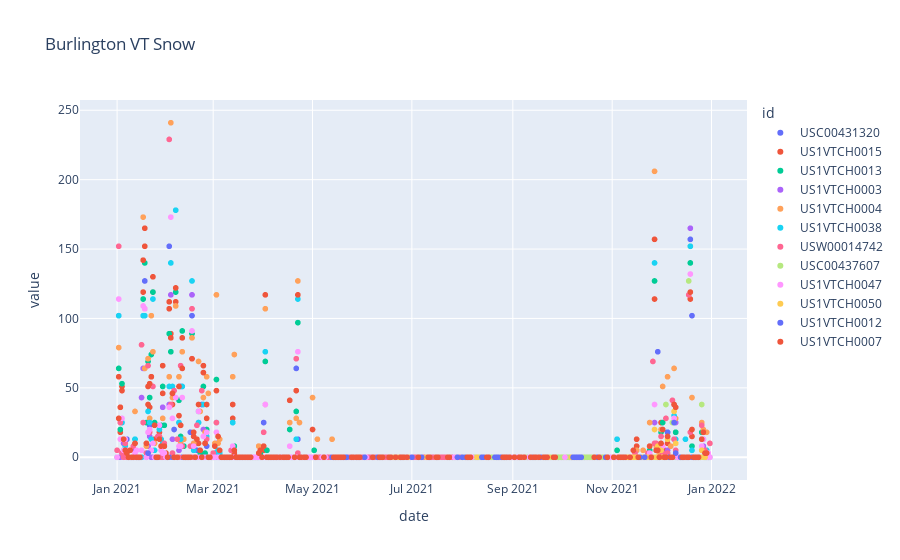

Notebook code cell kept with this figure:
### Code cell
## Visualize
burlington_2021_data_time_series['date'] = pd.to_datetime(burlington_2021_data_time_series['date'])

burlington_snow_2021 = burlington_2021_data_time_series[burlington_2021_data_time_series['element'] == 'SNOW']

fig = px.scatter(burlington_snow_2021,x="date", y="value", color="id", title='Burlington VT Snow')
fig.show()

### Figure 1 — Plotly figure (JSON) as saved in the notebook; plotly's stock layout.template omitted (floating-point values rounded to 4 significant figures; data arrays with more than 128 entries replaced by an {"elided": "..."} marker saying what was removed)
{"data": [{"hovertemplate": "id=USC00431320<br>date=%{x}<br>value=%{y}<extra></extra>", "legendgroup": "USC00431320", "marker": {"color": "#636efa", "symbol": "circle"}, "mode": "markers", "name": "USC00431320", "showlegend": true, "type": "scattergl", "x": {"elided": "243 str values"}, "xaxis": "x", "y": {"elided": "243 int values"}, "yaxis": "y"}, {"hovertemplate": "id=US1VTCH0015<br>date=%{x}<br>value=%{y}<extra></extra>", "legendgroup": "US1VTCH0015", "marker": {"color": "#EF553B", "symbol": "circle"}, "mode": "markers", "name": "US1VTCH0015", "showlegend": true, "type": "scattergl", "x": {"elided": "187 str values"}, "xaxis": "x", "y": {"elided": "187 int values"}, "yaxis": "y"}, {"hovertemplate": "id=US1VTCH0013<br>date=%{x}<br>value=%{y}<extra></extra>", "legendgroup": "US1VTCH0013", "marker": {"color": "#00cc96", "symbol": "circle"}, "mode": "markers", "name": "US1VTCH0013", "showlegend": true, "type": "scattergl", "x": {"elided": "255 str values"}, "xaxis": "x", "y": {"elided": "255 int values"}, "yaxis": "y"}, {"hovertemplate": "id=US1VTCH0003<br>date=%{x}<br>value=%{y}<extra></extra>", "legendgroup": "US1VTCH0003", "marker": {"color": "#ab63fa", "symbol": "circle"}, "mode": "markers", "name": "US1VTCH0003", "showlegend": true, "type": "scattergl", "x": {"elided": "233 str values"}, "xaxis": "x", "y": {"elided": "233 int values"}, "yaxis": "y"}, {"hovertemplate": "id=US1VTCH0004<br>date=%{x}<br>value=%{y}<extra></extra>", "legendgroup": "US1VTCH0004", "marker": {"color": "#FFA15A", "symbol": "circle"}, "mode": "markers", "name": "US1VTCH0004", "showlegend": true, "type": "scattergl", "x": {"elided": "362 str values"}, "xaxis": "x", "y": {"elided": "362 int values"}, "yaxis": "y"}, {"hovertemplate": "id=US1VTCH0038<br>date=%{x}<br>value=%{y}<extra></extra>", "legendgroup": "US1VTCH0038", "marker": {"color": "#19d3f3", "symbol": "circle"}, "mode": "markers", "name": "US1VTCH0038", "showlegend": true, "type": "scattergl", "x": {"elided": "244 str values"}, "xaxis": "x", "y": {"elided": "244 int values"}, "yaxis": "y"}, {"hovertemplate": "id=USW00014742<br>date=%{x}<br>value=%{y}<extra></extra>", "legendgroup": "USW00014742", "marker": {"color": "#FF6692", "symbol": "circle"}, "mode": "markers", "name": "USW00014742", "showlegend": true, "type": "scattergl", "x": {"elided": "365 str values"}, "xaxis": "x", "y": {"elided": "365 int values"}, "yaxis": "y"}, {"hovertemplate": "id=USC00437607<br>date=%{x}<br>value=%{y}<extra></extra>", "legendgroup": "USC00437607", "marker": {"color": "#B6E880", "symbol": "circle"}, "mode": "markers", "name": "USC00437607", "showlegend": true, "type": "scattergl", "x": {"elided": "151 str values"}, "xaxis": "x", "y": {"elided": "151 int values"}, "yaxis": "y"}, {"hovertemplate": "id=US1VTCH0047<br>date=%{x}<br>value=%{y}<extra></extra>", "legendgroup": "US1VTCH0047", "marker": {"color": "#FF97FF", "symbol": "circle"}, "mode": "markers", "name": "US1VTCH0047", "showlegend": true, "type": "scattergl", "x": {"elided": "265 str values"}, "xaxis": "x", "y": {"elided": "265 int values"}, "yaxis": "y"}, {"hovertemplate": "id=US1VTCH0050<br>date=%{x}<br>value=%{y}<extra></extra>", "legendgroup": "US1VTCH0050", "marker": {"color": "#FECB52", "symbol": "circle"}, "mode": "markers", "name": "US1VTCH0050", "showlegend": true, "type": "scattergl", "x": ["2021-09-21T00:00:00", "2021-12-26T00:00:00", "2021-11-19T00:00:00", "2021-11-25T00:00:00", "2021-11-08T00:00:00", "2021-12-27T00:00:00", "2021-08-27T00:00:00", "2021-10-29T00:00:00", "2021-06-12T00:00:00", "2021-06-24T00:00:00", "2021-10-21T00:00:00", "2021-08-16T00:00:00", "2021-08-21T00:00:00", "2021-09-12T00:00:00", "2021-12-01T00:00:00", "2021-07-17T00:00:00", "2021-12-08T00:00:00", "2021-10-12T00:00:00", "2021-11-05T00:00:00", "2021-07-16T00:00:00", "2021-12-05T00:00:00", "2021-10-24T00:00:00", "2021-11-27T00:00:00", "2021-12-03T00:00:00", "2021-11-15T00:00:00", "2021-06-10T00:00:00", "2021-10-11T00:00:00", "2021-11-10T00:00:00", "2021-12-13T00:00:00", "2021-08-24T00:00:00", "2021-06-11T00:00:00", "2021-09-23T00:00:00", "2021-11-18T00:00:00", "2021-10-07T00:00:00", "2021-12-24T00:00:00", "2021-12-22T00:00:00", "2021-11-02T00:00:00", "2021-11-20T00:00:00", "2021-09-20T00:00:00", "2021-08-28T00:00:00", "2021-11-13T00:00:00", "2021-12-23T00:00:00", "2021-08-10T00:00:00", "2021-11-21T00:00:00", "2021-12-14T00:00:00", "2021-06-17T00:00:00", "2021-09-22T00:00:00", "2021-08-01T00:00:00", "2021-11-14T00:00:00", "2021-05-26T00:00:00", "2021-07-05T00:00:00", "2021-12-15T00:00:00", "2021-08-26T00:00:00", "2021-11-28T00:00:00", "2021-11-23T00:00:00", "2021-10-10T00:00:00", "2021-11-07T00:00:00", "2021-11-11T00:00:00", "2021-08-17T00:00:00", "2021-12-02T00:00:00", "2021-06-13T00:00:00", "2021-07-10T00:00:00", "2021-11-17T00:00:00", "2021-11-16T00:00:00", "2021-12-06T00:00:00", "2021-12-07T00:00:00", "2021-11-26T00:00:00", "2021-10-09T00:00:00", "2021-11-29T00:00:00", "2021-12-10T00:00:00", "2021-11-09T00:00:00", "2021-12-04T00:00:00", "2021-06-25T00:00:00", "2021-12-25T00:00:00", "2021-12-28T00:00:00", "2021-09-14T00:00:00", "2021-07-29T00:00:00", "2021-07-07T00:00:00", "2021-10-08T00:00:00", "2021-08-04T00:00:00", "2021-11-30T00:00:00", "2021-11-22T00:00:00", "2021-06-23T00:00:00", "2021-06-20T00:00:00", "2021-06-26T00:00:00", "2021-12-21T00:00:00", "2021-12-16T00:00:00", "2021-11-12T00:00:00", "2021-12-09T00:00:00", "2021-11-24T00:00:00", "2021-06-21T00:00:00", "2021-06-29T00:00:00"], "xaxis": "x", "y": [0, 5, 0, 0, 0, 18, 0, 0, 0, 0, 0, 0, 0, 0, 5, 0, 0, 0, 0, 0, 13, 0, 20, 0, 0, 0, 0, 0, 0, 0, 0, 0, 0, 0, 0, 0, 0, 0, 0, 0, 0, 0, 0, 0, 0, 0, 0, 0, 0, 0, 0, 0, 0, 0, 0, 0, 0, 0, 0, 0, 0, 0, 0, 0, 0, 0, 0, 0, 8, 10, 0, 0, 0, 0, 0, 0, 0, 0, 0, 0, 0, 0, 0, 0, 0, 0, 0, 0, 33, 0, 0, 0], "yaxis": "y"}, {"hovertemplate": "id=US1VTCH0012<br>date=%{x}<br>value=%{y}<extra></extra>", "legendgroup": "US1VTCH0012", "marker": {"color": "#636efa", "symbol": "circle"}, "mode": "markers", "name": "US1VTCH0012", "showlegend": true, "type": "scattergl", "x": ["2021-12-22T00:00:00", "2021-08-29T00:00:00", "2021-08-25T00:00:00", "2021-06-10T00:00:00", "2021-08-04T00:00:00", "2021-12-24T00:00:00", "2021-12-20T00:00:00", "2021-12-13T00:00:00", "2021-05-20T00:00:00", "2021-05-15T00:00:00", "2021-08-27T00:00:00", "2021-07-11T00:00:00", "2021-07-07T00:00:00", "2021-11-25T00:00:00", "2021-09-12T00:00:00", "2021-01-26T00:00:00", "2021-06-12T00:00:00", "2021-10-08T00:00:00", "2021-06-02T00:00:00", "2021-08-21T00:00:00", "2021-09-17T00:00:00", "2021-12-17T00:00:00", "2021-06-25T00:00:00", "2021-07-01T00:00:00", "2021-09-13T00:00:00", "2021-12-06T00:00:00", "2021-10-12T00:00:00", "2021-06-21T00:00:00", "2021-09-21T00:00:00", "2021-08-26T00:00:00", "2021-04-11T00:00:00", "2021-07-12T00:00:00", "2021-05-25T00:00:00", "2021-01-15T00:00:00", "2021-12-10T00:00:00", "2021-10-09T00:00:00", "2021-06-18T00:00:00", "2021-05-14T00:00:00", "2021-12-21T00:00:00", "2021-10-24T00:00:00", "2021-07-05T00:00:00", "2021-11-21T00:00:00", "2021-06-07T00:00:00", "2021-10-13T00:00:00", "2021-12-19T00:00:00", "2021-12-14T00:00:00", "2021-05-22T00:00:00", "2021-05-29T00:00:00", "2021-08-05T00:00:00", "2021-09-18T00:00:00", "2021-04-09T00:00:00", "2021-01-25T00:00:00", "2021-10-29T00:00:00", "2021-10-11T00:00:00", "2021-11-08T00:00:00", "2021-11-06T00:00:00", "2021-05-13T00:00:00", "2021-08-28T00:00:00", "2021-06-17T00:00:00", "2021-06-11T00:00:00", "2021-10-10T00:00:00", "2021-05-30T00:00:00", "2021-08-23T00:00:00", "2021-10-28T00:00:00", "2021-06-13T00:00:00", "2021-09-22T00:00:00", "2021-08-13T00:00:00", "2021-08-14T00:00:00", "2021-01-14T00:00:00", "2021-12-15T00:00:00", "2021-10-23T00:00:00", "2021-09-27T00:00:00", "2021-11-18T00:00:00", "2021-02-02T00:00:00", "2021-05-26T00:00:00", "2021-12-08T00:00:00", "2021-05-28T00:00:00", "2021-11-07T00:00:00", "2021-12-18T00:00:00", "2021-07-29T00:00:00", "2021-05-21T00:00:00", "2021-01-20T00:00:00", "2021-06-24T00:00:00", "2021-06-28T00:00:00", "2021-08-17T00:00:00", "2021-08-22T00:00:00", "2021-09-20T00:00:00", "2021-09-15T00:00:00", "2021-09-14T00:00:00", "2021-08-01T00:00:00", "2021-07-17T00:00:00", "2021-12-05T00:00:00", "2021-12-09T00:00:00", "2021-01-13T00:00:00", "2021-08-03T00:00:00"], "xaxis": "x", "y": [0, 0, 0, 0, 0, 0, 0, 0, 0, 0, 0, 0, 0, 0, 0, 0, 0, 0, 0, 0, 0, 0, 0, 0, 0, 0, 0, 0, 0, 0, 0, 0, 0, 0, 3, 0, 0, 0, 0, 0, 0, 0, 0, 0, 157, 0, 0, 0, 0, 0, 0, 0, 0, 0, 0, 0, 0, 0, 0, 0, 0, 0, 0, 0, 0, 0, 0, 0, 0, 0, 0, 0, 0, 0, 0, 0, 0, 0, 0, 0, 0, 3, 0, 0, 0, 0, 0, 0, 0, 0, 0, 18, 25, 0, 0], "yaxis": "y"}, {"hovertemplate": "id=US1VTCH0007<br>date=%{x}<br>value=%{y}<extra></extra>", "legendgroup": "US1VTCH0007", "marker": {"color": "#EF553B", "symbol": "circle"}, "mode": "markers", "name": "US1VTCH0007", "showlegend": true, "type": "scattergl", "x": {"elided": "200 str values"}, "xaxis": "x", "y": {"elided": "200 int values"}, "yaxis": "y"}], "layout": {"legend": {"title": {"text": "id"}, "tracegroupgap": 0}, "title": {"text": "Burlington VT Snow"}, "xaxis": {"anchor": "y", "domain": [0, 1], "title": {"text": "date"}}, "yaxis": {"anchor": "x", "domain": [0, 1], "title": {"text": "value"}}}}
